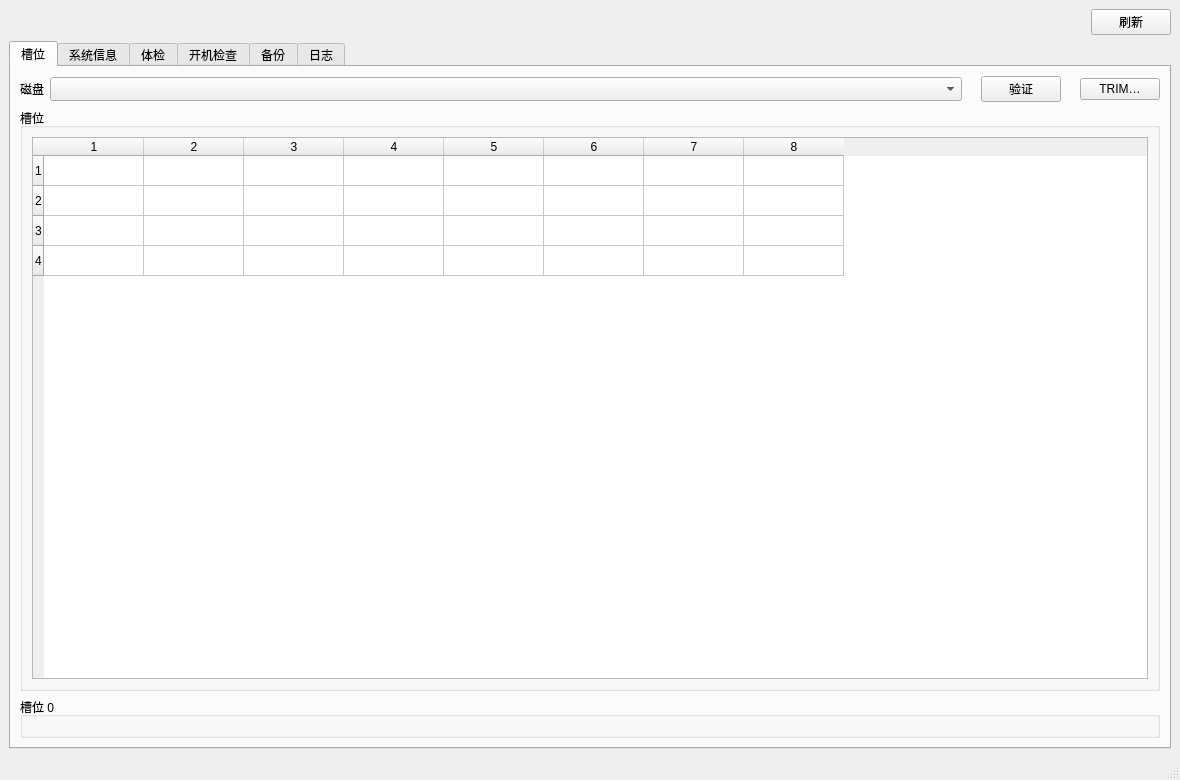
<?xml version="1.0" encoding="UTF-8"?>
<ui version="4.0">
 <class>MainWindow</class>
 <widget class="QMainWindow" name="MainWindow">
  <property name="geometry">
   <rect><x>0</x><y>0</y><width>1180</width><height>780</height></rect>
  </property>
  <property name="windowTitle">
   <string>Luks Assistant</string>
  </property>
  <widget class="QWidget" name="centralWidget">
   <layout class="QVBoxLayout" name="centralLayout">
    <item>
     <layout class="QHBoxLayout" name="headerLayout">
      <item>
       <widget class="QLabel" name="summaryLabel">
        <property name="text"><string/></property>
        <property name="sizePolicy">
         <sizepolicy hsizetype="Ignored" vsizetype="Preferred"><horstretch>1</horstretch><verstretch>0</verstretch></sizepolicy>
        </property>
       </widget>
      </item>
      <item>
       <widget class="QPushButton" name="refreshButton">
        <property name="text"><string>刷新</string></property>
       </widget>
      </item>
     </layout>
    </item>
    <item>
     <widget class="QTabWidget" name="tabs">
      <property name="currentIndex"><number>0</number></property>

      <widget class="QWidget" name="slotsTab">
       <attribute name="title"><string>槽位</string></attribute>
       <layout class="QVBoxLayout" name="slotsLayout">
        <item>
         <layout class="QHBoxLayout" name="deviceBar">
          <item>
           <widget class="QLabel" name="diskLabel">
            <property name="text"><string>磁盘</string></property>
           </widget>
          </item>
          <item>
           <widget class="QComboBox" name="diskCombo">
            <property name="sizePolicy">
             <sizepolicy hsizetype="Expanding" vsizetype="Fixed"><horstretch>1</horstretch><verstretch>0</verstretch></sizepolicy>
            </property>
            <property name="sizeAdjustPolicy"><enum>QComboBox::AdjustToMinimumContentsLengthWithIcon</enum></property>
           </widget>
          </item>
          <item>
           <widget class="QLabel" name="volumeCountLabel">
            <property name="text"><string/></property>
           </widget>
          </item>
          <item>
           <widget class="QPushButton" name="verifyButton">
            <property name="text"><string>验证</string></property>
            <property name="toolTip"><string>验证密码、密钥文件或硬件令牌，不做任何修改</string></property>
           </widget>
          </item>
          <item>
           <widget class="QLabel" name="trimLabel">
            <property name="text"><string/></property>
           </widget>
          </item>
          <item>
           <widget class="QPushButton" name="trimButton">
            <property name="text"><string>TRIM…</string></property>
           </widget>
          </item>
         </layout>
        </item>
        <item>
         <widget class="QGroupBox" name="slotsGroup">
          <property name="title"><string>槽位</string></property>
          <layout class="QVBoxLayout" name="slotsGroupLayout">
           <item>
            <widget class="QTableWidget" name="slotTable">
             <property name="editTriggers"><set>QAbstractItemView::NoEditTriggers</set></property>
             <property name="selectionMode"><enum>QAbstractItemView::SingleSelection</enum></property>
             <property name="selectionBehavior"><enum>QAbstractItemView::SelectItems</enum></property>
             <property name="showGrid"><bool>true</bool></property>
             <property name="wordWrap"><bool>true</bool></property>
             <property name="contextMenuPolicy"><enum>Qt::CustomContextMenu</enum></property>
             <property name="rowCount"><number>4</number></property>
             <property name="columnCount"><number>8</number></property>
            </widget>
           </item>
          </layout>
         </widget>
        </item>
        <item>
         <widget class="QGroupBox" name="detailGroup">
          <property name="title"><string>槽位 0</string></property>
          <layout class="QVBoxLayout" name="detailGroupLayout">
           <item>
            <layout class="QFormLayout" name="detailForm"/>
           </item>
           <item>
            <layout class="QHBoxLayout" name="actionsLayout"/>
           </item>
          </layout>
         </widget>
        </item>
       </layout>
      </widget>

      <widget class="QWidget" name="systemTab">
       <attribute name="title"><string>系统信息</string></attribute>
       <layout class="QHBoxLayout" name="systemLayout" stretch="1,1,1">
        <item>
         <widget class="QGroupBox" name="systemGroup">
          <property name="title"><string>系统</string></property>
          <layout class="QVBoxLayout" name="systemGroupLayout">
           <item><widget class="QTreeWidget" name="systemTree"><property name="columnCount"><number>2</number></property></widget></item>
          </layout>
         </widget>
        </item>
        <item>
         <widget class="QGroupBox" name="diskGroup">
          <property name="title"><string>磁盘</string></property>
          <layout class="QVBoxLayout" name="diskGroupLayout">
           <item><widget class="QTreeWidget" name="diskTree"><property name="columnCount"><number>4</number></property></widget></item>
          </layout>
         </widget>
        </item>
        <item>
         <widget class="QGroupBox" name="pcrGroup">
          <property name="title"><string>PCR (sha256)</string></property>
          <layout class="QVBoxLayout" name="pcrGroupLayout">
           <item><widget class="QTreeWidget" name="pcrTree"><property name="columnCount"><number>3</number></property></widget></item>
          </layout>
         </widget>
        </item>
       </layout>
      </widget>

      <widget class="QWidget" name="healthTab">
       <attribute name="title"><string>体检</string></attribute>
       <layout class="QVBoxLayout" name="healthLayout">
        <item><widget class="QTreeWidget" name="issueTree"><property name="columnCount"><number>3</number></property></widget></item>
        <item>
         <layout class="QHBoxLayout" name="healthButtons">
          <item><spacer name="healthSpacer"><property name="orientation"><enum>Qt::Horizontal</enum></property></spacer></item>
          <item><widget class="QPushButton" name="fixButton"><property name="text"><string>修复…</string></property></widget></item>
         </layout>
        </item>
       </layout>
      </widget>

      <widget class="QWidget" name="bootTab">
       <attribute name="title"><string>开机检查</string></attribute>
       <layout class="QVBoxLayout" name="bootLayout">
        <item><widget class="QLabel" name="bootLabel"><property name="text"><string>开机时 TPM2/FIDO2 自动解锁是否可用</string></property></widget></item>
        <item><widget class="QTreeWidget" name="bootTree"><property name="columnCount"><number>3</number></property></widget></item>
       </layout>
      </widget>

      <widget class="QWidget" name="backupTab">
       <attribute name="title"><string>备份</string></attribute>
       <layout class="QVBoxLayout" name="backupLayout">
        <item>
         <layout class="QHBoxLayout" name="backupDirLayout">
          <item><widget class="QLabel" name="backupDirLabel"><property name="text"><string>备份位置</string></property></widget></item>
          <item><widget class="QLineEdit" name="backupDirEdit"/></item>
          <item><widget class="QPushButton" name="browseButton"><property name="text"><string>浏览…</string></property></widget></item>
          <item><widget class="QPushButton" name="saveDirButton"><property name="text"><string>保存位置</string></property></widget></item>
         </layout>
        </item>
        <item><widget class="QTreeWidget" name="backupTree"><property name="columnCount"><number>4</number></property></widget></item>
        <item>
         <layout class="QHBoxLayout" name="backupButtons">
          <item><widget class="QPushButton" name="selectAllButton"><property name="text"><string>全选</string></property></widget></item>
          <item><spacer name="backupSpacer"><property name="orientation"><enum>Qt::Horizontal</enum></property></spacer></item>
          <item><widget class="QPushButton" name="restoreButton"><property name="text"><string>恢复…</string></property></widget></item>
          <item><widget class="QPushButton" name="backupButton"><property name="text"><string>备份所选</string></property><property name="default"><bool>true</bool></property></widget></item>
         </layout>
        </item>
       </layout>
      </widget>

      <widget class="QWidget" name="logTab">
       <attribute name="title"><string>日志</string></attribute>
       <layout class="QVBoxLayout" name="logLayout">
        <item><widget class="QPlainTextEdit" name="logView"><property name="readOnly"><bool>true</bool></property></widget></item>
       </layout>
      </widget>
     </widget>
    </item>
   </layout>
  </widget>
  <widget class="QStatusBar" name="statusBar"/>
 </widget>
 <resources/>
 <connections/>
</ui>
